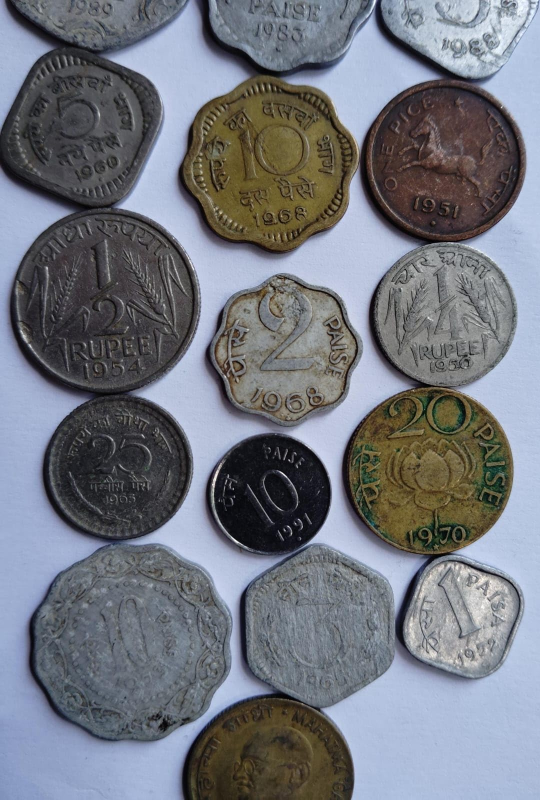
#> input picture image/coins2.jpg, 1080 x 1600 px (shown at 1/2 size)
$ python basic37.py
#> lines starting #> are read from the running program, lines starting #| are printed output that depends on the picture; after the words box and inside, x2 and y2 are one past the last pixel; in counts of white or black regions, pixels touching at a corner belong together
#Opening Morphological (การเปิดภาพ)basic37
import cv2
import matplotlib.pyplot as plt
import numpy as np

img = cv2.imread("image/coins2.jpg",0)#อ่านภาพ
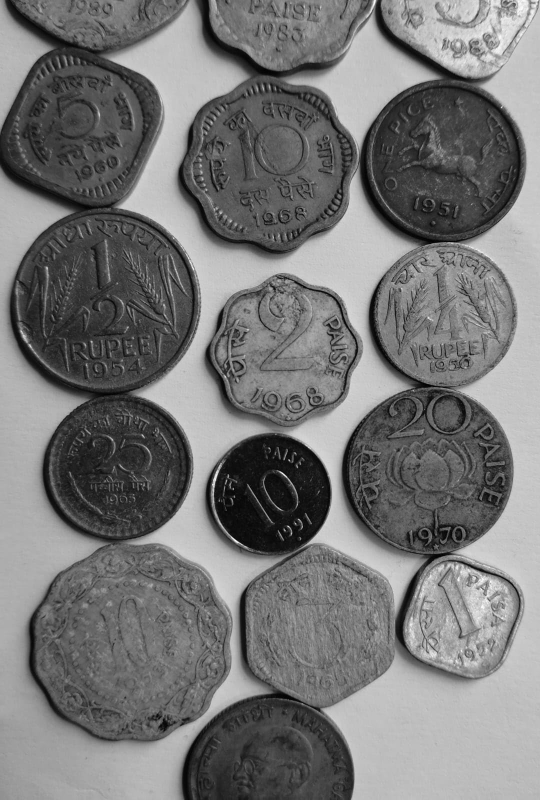
#> img: shape (1600, 1080) (shown at 1/2 size); min 0, max 255, mean 118.2
img=cv2.resize(img,(400,400))#ปรับขนาดภาพ
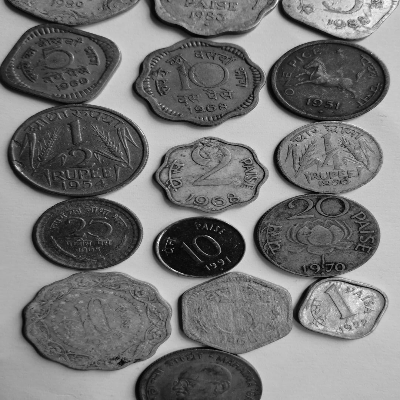
#> img: shape (400, 400); min 2, max 250, mean 118.1

thresh , result = cv2.threshold(img,170,255,cv2.THRESH_BINARY_INV)#ใช้ในการแปลงภาพเป็นภาพbinary ,img คือภาพที่เราอ่านมา
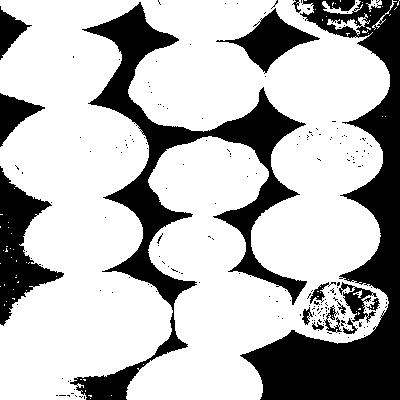
#> result: shape (400, 400); 71.6% white; 204 black regions (189 under 20 px), largest, box (x1, y1, x2, y2) and area: (240, 0, 400, 400) 19096, (70, 2, 307, 400) 16363, (0, 166, 64, 326) 4233
#,result เอาไว้เก็บภาพที่แปลงเป็นภาพbinary,thresh เอาไว้เก็บค่า threshold value

#สร้างกลุ่มเลข 1
#เพิ่มส่วนนี้ ***การขยายพื้นที่
#ตัวกรองข้อมูล ใช้ในการขยายพื้นที่ เช่นสร้างกลุ่มเลข 1 ขนาด 5x5
kernel = np.ones((5,5),np.uint8)#สร้าง kernel , ใช้สําหรับการขยายพื้นที่, ตัวเลขในอาเรย์คือ ขนาดของ kernel, np.uint8 คือ ชนิดของ kernel

#การขยายภาพ
dilation = cv2.dilate(result,kernel,iterations=2)#ใช้ในการขยายพื้นที่, img คือภาพที่เราอ่านมา,dilation เอาไว้เก็บภาพที่ขยายพื้นที่แล้ว,
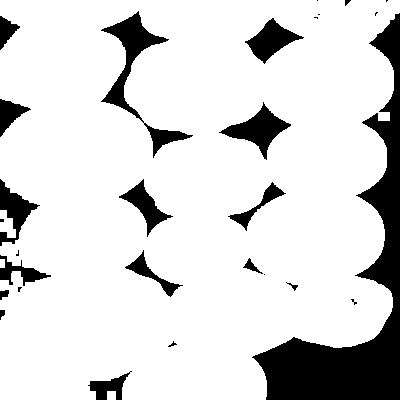
#> dilation: shape (400, 400); 85% white; 28 black regions (10 under 20 px), largest, box (x1, y1, x2, y2) and area: (252, 13, 400, 400) 13524, (101, 11, 193, 158) 2440, (219, 102, 291, 160) 1432
#kernel คือ kernel ที่ใช้ในการขยายพื้นที่, 2 คือจํานวนที่ใช้ในการขยายพื้นที่ หรือทำซ้ำ 2รอบ ,กรอง2 รอบ

#การกร่อนภาพ
erosion = cv2.erode(result,kernel,iterations=5)#ใช้ในการกร่อนภาพ, img คือภาพที่เราอ่านมา,erosion เอาไว้เก็บภาพที่กร่อนแล้ว,
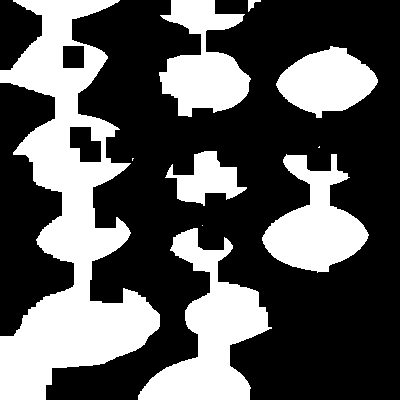
#> erosion: shape (400, 400); 34.8% white; 10 white regions (3 under 20 px), largest, box (x1, y1, x2, y2) and area: (0, 0, 160, 400) 26613, (138, 228, 272, 400) 9506, (262, 154, 369, 273) 6559
#kernel คือ kernel ที่ใช้ในการกร่อนภาพ, 5 คือจํานวนที่ใช้ในการกร่อนภาพ หรือทำซ้ำ 7รอบ

#Opening *****เพิ่มส่วนนี้
opening = cv2.morphologyEx(result, cv2.MORPH_OPEN, kernel, iterations = 7)#ใช้ในการเปิดภาพ ,ตัวนี้จะให้เราระบุค่าเข้าไปทำงาน คือ result คือภาพที่เราอ่านมา
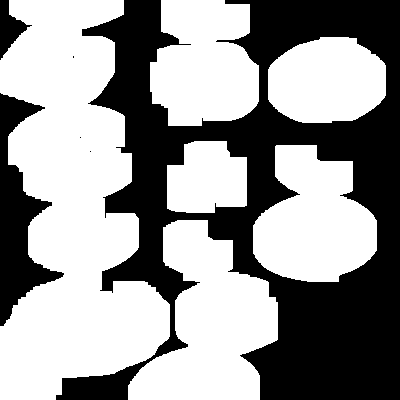
#> opening: shape (400, 400); 59.3% white; 6 black regions (3 under 20 px), largest, box (x1, y1, x2, y2) and area: (56, 0, 400, 400) 58263, (0, 93, 64, 326) 6032, (0, 0, 32, 60) 827
#, cv2.MORPH_OPEN คือการเปิดภาพ, kernel คือ kernel ที่ใช้ในการเปิดภาพ ,interations คือจํานวนที่ใช้ในการเปิดภาพ หรือทำซ้ำ 7รอบ

#เพิ่ม***ในส่วนของ openingเข้าไปด้วย
title = ["ORIGINAL","THRESH","DILATION","EROSION","OPENING"]#ตัวแปร title เก็บชื่อภาพ, "Original" คือชื่อภาพตัวแรก , "Dilation" คือชื่อภาพตัวที่สอง
images = [img,result,dilation,erosion,opening]#เก็บภาพที่ตัวแปร images, img คือภาพที่เราอ่านมา, img_dilation คือภาพที่เราขยายพื้นที่แล้ว

for i in range(len(images)):#range คือการวนลูป , len คือการหาความยาวของ images
    plt.subplot(2,3,i+1)#plt.subplot คือการแสดงภาพในหน้าต่าง ,แสดงตำแหน่งที่ 1เป็นต้นไป , 2 คือจํานวนแถว ,3 คือจํานวนคอลัมน์จะได้ 6 ภาพพอดี
    plt.imshow(images[i],cmap="gray")#แสดงภาพ
    plt.title(title[i])#แสดงชื่อ
    plt.xticks([]),plt.yticks([])#ไม่แสดงตัวแปร x และ y
#> this loop made 5 passes

plt.show()#แสดงภาพ

$ run again, with image/ball.jpg copied over image/coins2.jpg
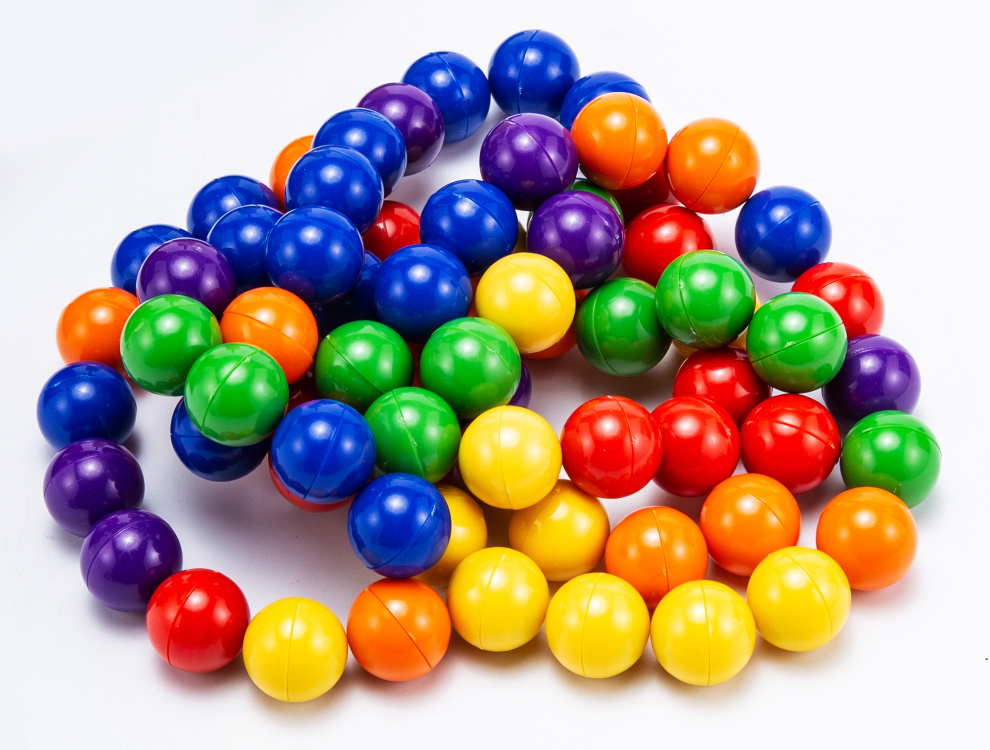
#> input picture image/ball.jpg, 1980 x 1500 px (shown at 1/2 size)
#> `thresh , result = cv2.threshold(img,170,255,cv2.THRESH_BINARY_INV)#ใช้..`:
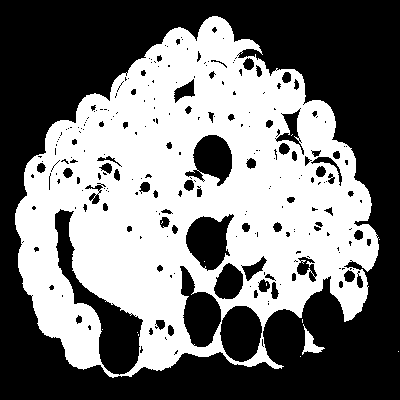
#> result: shape (400, 400); 46.2% white; 13 white regions (11 under 20 px), largest, box (x1, y1, x2, y2) and area: (15, 16, 379, 378) 73588, (302, 324, 325, 355) 245
#> dilation: shape (400, 400); 57.9% white; 12 black regions (3 under 20 px), largest, box (x1, y1, x2, y2) and area: (0, 0, 400, 400) 61418, (77, 287, 137, 370) 1624, (225, 310, 257, 357) 1111
#> erosion: shape (400, 400); 5.9% white; 35 white regions (7 under 20 px), largest, box (x1, y1, x2, y2) and area: (80, 221, 177, 310) 4440, (94, 137, 175, 184) 1099, (211, 179, 272, 222) 936
#> `opening = cv2.morphologyEx(result, cv2.MORPH_OPEN, kernel, iterations ..`:
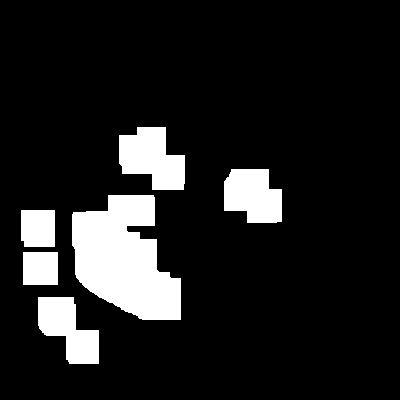
#> opening: shape (400, 400); 12.3% white; 6 white regions, box (x1, y1, x2, y2) and area: (72, 195, 181, 320) 9268, (119, 127, 185, 190) 2921, (224, 169, 282, 223) 2535, (38, 297, 99, 364) 2484, (21, 210, 55, 247) 1240, (23, 252, 58, 285) 1155
#> the loop `for i in range(len(images)):#range คือการวนลูป , len คือการหาความยาวขอ..` made 5 passes

$ run again, with image/ballcolor.jpg copied over image/coins2.jpg
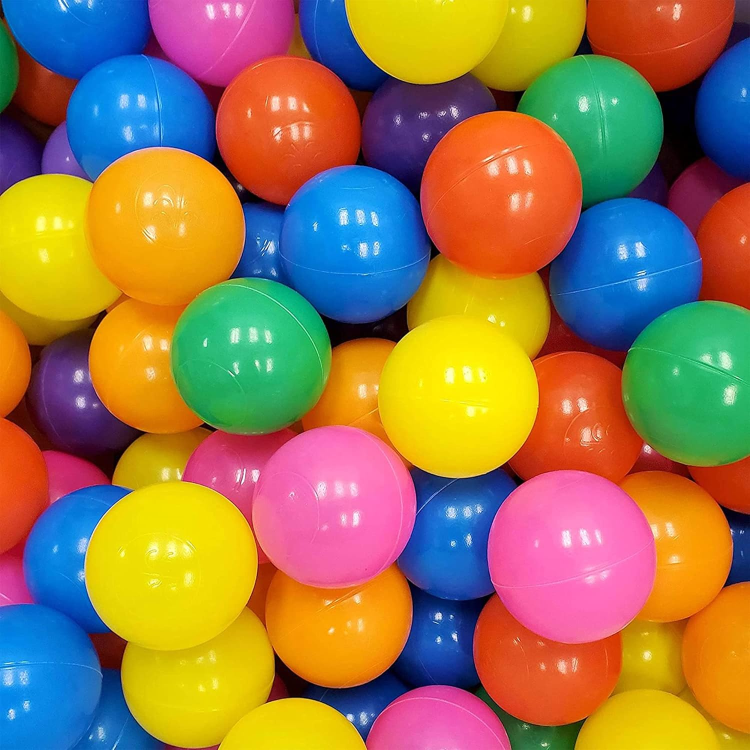
#> input picture image/ballcolor.jpg, 1500 x 1500 px (shown at 1/2 size)
#> `thresh , result = cv2.threshold(img,170,255,cv2.THRESH_BINARY_INV)#ใช้..`:
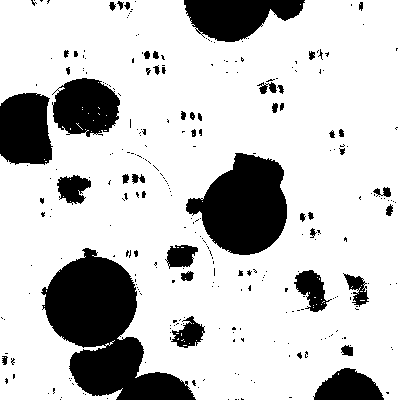
#> result: shape (400, 400); 78.4% white; 291 black regions (242 under 20 px), largest, box (x1, y1, x2, y2) and area: (41, 248, 196, 400) 11273, (186, 153, 287, 255) 6808, (184, 0, 305, 42) 3344
#> dilation: shape (400, 400); 86.7% white; 12 black regions, largest, box (x1, y1, x2, y2) and area: (191, 158, 283, 251) 5143, (49, 261, 132, 343) 5107, (74, 342, 189, 400) 3187
#> erosion: shape (400, 400); 35.7% white; 7 white regions (1 under 20 px), largest, box (x1, y1, x2, y2) and area: (0, 0, 400, 400) 38436, (0, 174, 176, 400) 10533, (144, 278, 331, 400) 7243, (62, 145, 113, 170) 754, (333, 310, 346, 320) 74, (225, 264, 229, 276) 37
#> `opening = cv2.morphologyEx(result, cv2.MORPH_OPEN, kernel, iterations ..`:
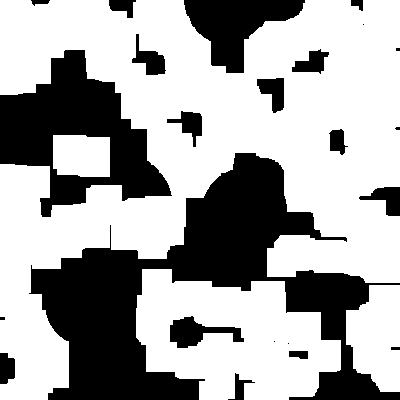
#> opening: shape (400, 400); 65.1% white; 23 black regions (6 under 20 px), largest, box (x1, y1, x2, y2) and area: (29, 153, 400, 400) 32618, (0, 50, 172, 217) 13081, (184, 0, 305, 73) 4474
#> the loop `for i in range(len(images)):#range คือการวนลูป , len คือการหาความยาวขอ..` made 5 passes
